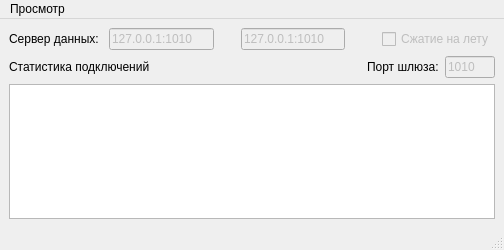
<?xml version="1.0" encoding="UTF-8"?>
<ui version="4.0">
 <class>MainWindow</class>
 <widget class="QMainWindow" name="MainWindow">
  <property name="geometry">
   <rect>
    <x>0</x>
    <y>0</y>
    <width>504</width>
    <height>250</height>
   </rect>
  </property>
  <property name="minimumSize">
   <size>
    <width>490</width>
    <height>226</height>
   </size>
  </property>
  <property name="maximumSize">
   <size>
    <width>800</width>
    <height>479</height>
   </size>
  </property>
  <property name="windowTitle">
   <string>ДЦ ЮГ. Шлюз СПД</string>
  </property>
  <widget class="QWidget" name="centralwidget">
   <layout class="QVBoxLayout" name="verticalLayout">
    <item>
     <layout class="QHBoxLayout" name="horizontalLayout_5">
      <item>
       <widget class="QLabel" name="label_7">
        <property name="text">
         <string>Сервер данных: </string>
        </property>
       </widget>
      </item>
      <item>
       <widget class="QLineEdit" name="lineEdit_main_3">
        <property name="enabled">
         <bool>false</bool>
        </property>
        <property name="text">
         <string>127.0.0.1:1010</string>
        </property>
       </widget>
      </item>
      <item>
       <widget class="QLed" name="label_main_3">
        <property name="sizePolicy">
         <sizepolicy hsizetype="Fixed" vsizetype="Fixed">
          <horstretch>0</horstretch>
          <verstretch>0</verstretch>
         </sizepolicy>
        </property>
        <property name="minimumSize">
         <size>
          <width>15</width>
          <height>15</height>
         </size>
        </property>
        <property name="text">
         <string/>
        </property>
        <property name="pixmap">
         <pixmap resource="images.qrc">:/status/images/icon_grn.ico</pixmap>
        </property>
       </widget>
      </item>
      <item>
       <widget class="QLineEdit" name="lineEdit_rsrv_3">
        <property name="enabled">
         <bool>false</bool>
        </property>
        <property name="text">
         <string>127.0.0.1:1010</string>
        </property>
       </widget>
      </item>
      <item>
       <widget class="QLed" name="label_rsrv_3">
        <property name="sizePolicy">
         <sizepolicy hsizetype="Fixed" vsizetype="Fixed">
          <horstretch>0</horstretch>
          <verstretch>0</verstretch>
         </sizepolicy>
        </property>
        <property name="minimumSize">
         <size>
          <width>15</width>
          <height>15</height>
         </size>
        </property>
        <property name="text">
         <string/>
        </property>
        <property name="pixmap">
         <pixmap resource="images.qrc">:/status/images/icon_grn.ico</pixmap>
        </property>
       </widget>
      </item>
      <item>
       <spacer name="horizontalSpacer_5">
        <property name="orientation">
         <enum>Qt::Horizontal</enum>
        </property>
        <property name="sizeHint" stdset="0">
         <size>
          <width>13</width>
          <height>17</height>
         </size>
        </property>
       </spacer>
      </item>
      <item>
       <widget class="QCheckBox" name="checkBox_3">
        <property name="enabled">
         <bool>false</bool>
        </property>
        <property name="text">
         <string>Сжатие на лету</string>
        </property>
       </widget>
      </item>
     </layout>
    </item>
    <item>
     <layout class="QHBoxLayout" name="horizontalLayout_6">
      <property name="spacing">
       <number>6</number>
      </property>
      <item>
       <widget class="QLabel" name="label_8">
        <property name="text">
         <string>Статистика подключений</string>
        </property>
       </widget>
      </item>
      <item>
       <spacer name="horizontalSpacer_6">
        <property name="orientation">
         <enum>Qt::Horizontal</enum>
        </property>
        <property name="sizeHint" stdset="0">
         <size>
          <width>28</width>
          <height>17</height>
         </size>
        </property>
       </spacer>
      </item>
      <item>
       <widget class="QLabel" name="label_9">
        <property name="text">
         <string>Порт шлюза:</string>
        </property>
       </widget>
      </item>
      <item>
       <widget class="QLineEdit" name="lineEdit_BridgePort_3">
        <property name="enabled">
         <bool>false</bool>
        </property>
        <property name="maximumSize">
         <size>
          <width>50</width>
          <height>16777215</height>
         </size>
        </property>
        <property name="text">
         <string>1010</string>
        </property>
       </widget>
      </item>
     </layout>
    </item>
    <item>
     <widget class="QTableWidget" name="tableWidget"/>
    </item>
   </layout>
  </widget>
  <widget class="QMenuBar" name="menubar">
   <property name="geometry">
    <rect>
     <x>0</x>
     <y>0</y>
     <width>504</width>
     <height>21</height>
    </rect>
   </property>
   <widget class="QMenu" name="menu">
    <property name="title">
     <string>Просмотр</string>
    </property>
    <addaction name="action_view_ini"/>
    <addaction name="action_view_log"/>
    <addaction name="separator"/>
    <addaction name="action_about"/>
   </widget>
   <addaction name="menu"/>
  </widget>
  <widget class="QStatusBar" name="statusbar"/>
  <action name="action_view_ini">
   <property name="text">
    <string>Настройки</string>
   </property>
  </action>
  <action name="action_view_log">
   <property name="text">
    <string>Протокол</string>
   </property>
  </action>
  <action name="action_about">
   <property name="text">
    <string>О программе</string>
   </property>
  </action>
 </widget>
 <customwidgets>
  <customwidget>
   <class>QLed</class>
   <extends>QLabel</extends>
   <header>qled.h</header>
  </customwidget>
 </customwidgets>
 <resources>
  <include location="images.qrc"/>
 </resources>
 <connections/>
</ui>
